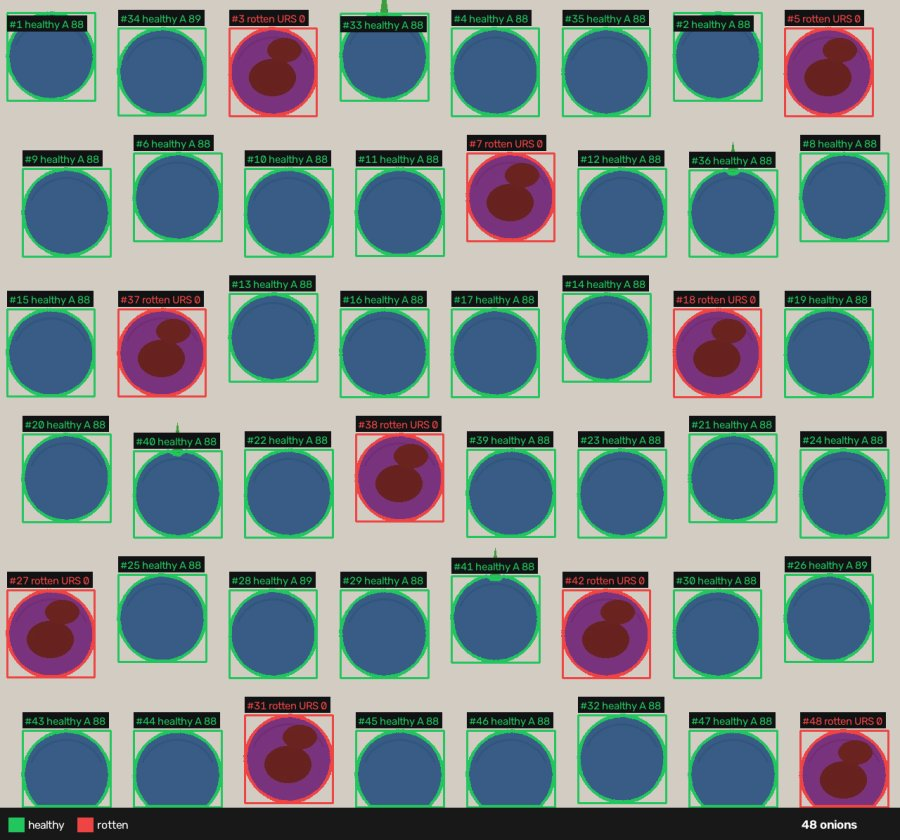
#> input picture onion-vision-lab/scan_demo_52_onions.jpg, 900 x 840 px
$ python extract_crops.py
#> lines starting #> are read from the running program, lines starting #| are printed output that depends on the picture; after the words box and inside, x2 and y2 are one past the last pixel; in counts of white or black regions, pixels touching at a corner belong together
#> in main, img is the input picture: shape (840, 900, 3); mean B, G, R 140.4, 138.5, 127.6
"""Extract real onion crops from the field photo (watershed / grid segmentation).

Source: scan_demo_52_onions.jpg - a top-down photo of an onion tray: a regular
grid of single onions separated by bright dividers, under cool lighting
(onions read blue-purple in this photo; that IS their appearance here, and the
detector is trained on exactly these pixels - no colour assumptions are faked).

Recipe:
  1. trim dead dark borders (row/col mean V < 55)
  2. onion-cell mask = saturated OR mid-dark (dividers are bright + washed)
  3. connected components -> per-cell boxes (size/shape/saturation filtered)
  4. any merged multi-onion component is split with cv2.watershed on
     distance-transform seeds (OpenCV 5-safe: watershed RETURNS the markers)
  5. square-pad with median border colour, resize to 256x256

These crops are the ONLY real onion pixels in the project. Scope: ONE field
photo, one tray, one lighting condition - stated everywhere they are used.
"""

from __future__ import annotations

import hashlib
import json
import os
import sys

import cv2
import numpy as np

HERE = os.path.dirname(os.path.abspath(__file__))
API_DIR = os.path.dirname(HERE)
OUT_DIR = os.path.join(API_DIR, "datasets", "crops")
CROP_SIZE = 256
SEED = 26031


def trim_dark_border(img: np.ndarray) -> np.ndarray:
    hsv = cv2.cvtColor(img, cv2.COLOR_BGR2HSV)
#> hsv: shape (840, 900, 3); mean H, S, V 61.7, 89.5, 160.7
    v = hsv[..., 2].astype(np.float32)
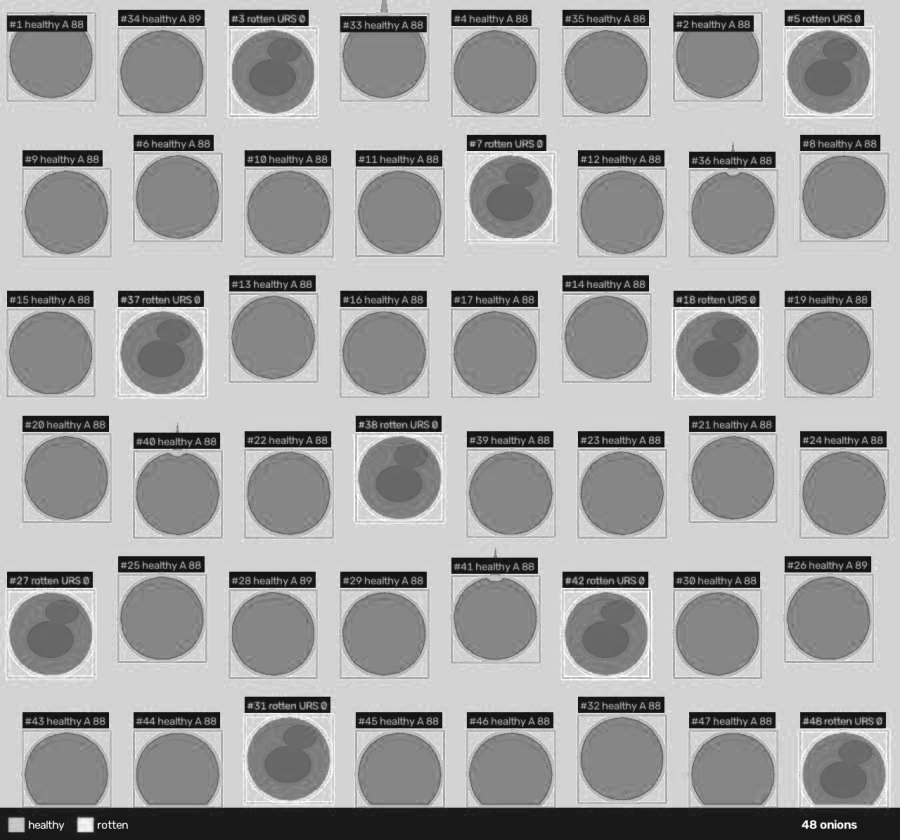
#> v: shape (840, 900) float32; min 2, max 255, mean 160.7
    row_ok = v.mean(axis=1) > 55
    col_ok = v.mean(axis=0) > 55
    if row_ok.sum() < 50 or col_ok.sum() < 50:
        return img
    y0, y1 = int(np.argmax(row_ok)), int(len(row_ok) - np.argmax(row_ok[::-1]))
#> y0 = 0; y1 = 808
    x0, x1 = int(np.argmax(col_ok)), int(len(col_ok) - np.argmax(col_ok[::-1]))
#> x0 = 0; x1 = 900
    return img[y0:y1, x0:x1]
#> in segment, `hsv = cv2.cvtColor(img, cv2.COLOR_BGR2HSV)`: hsv: shape (808, 900, 3); mean H, S, V 62.7, 90, 164.9


def cell_mask(img: np.ndarray) -> np.ndarray:
    hsv = cv2.cvtColor(img, cv2.COLOR_BGR2HSV)
    s, v = hsv[..., 1], hsv[..., 2]
    mask = ((s > 55) | (v < 110)).astype(np.uint8) * 255
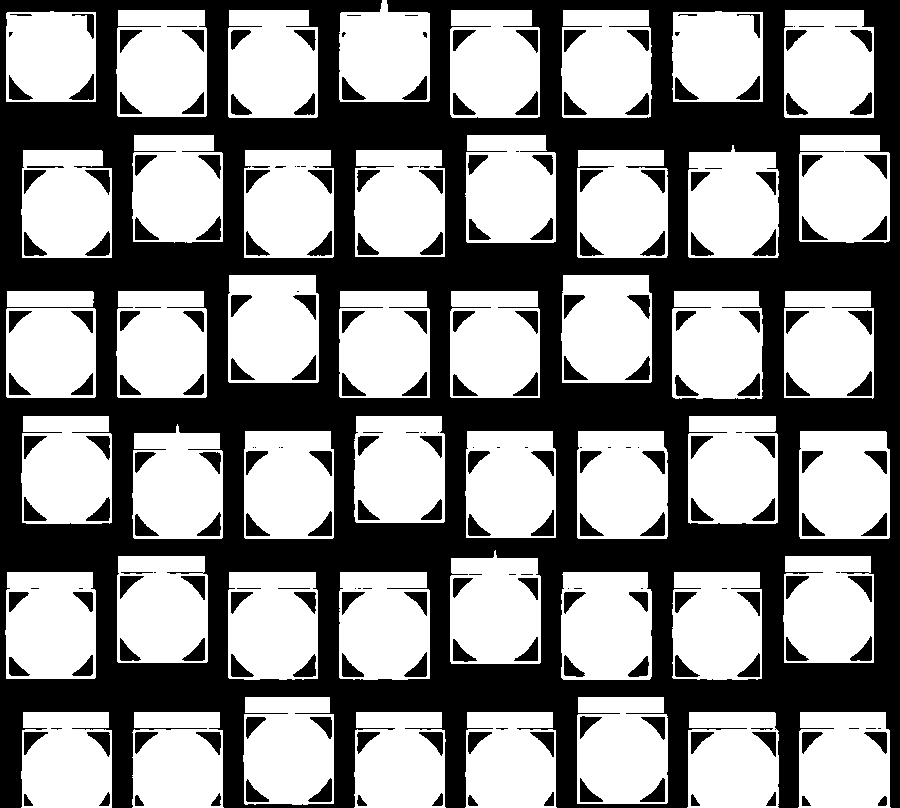
#> mask: shape (808, 900); 55.3% white; 253 black regions (51 under 20 px), largest, box (x1, y1, x2, y2) and area: (0, 0, 900, 808) 278896, (85, 231, 110, 256) 301, (847, 371, 872, 396) 301
    k = cv2.getStructuringElement(cv2.MORPH_ELLIPSE, (5, 5))
    mask = cv2.morphologyEx(mask, cv2.MORPH_CLOSE, k, iterations=2)
#> mask: shape (808, 900); 57.9% white; 175 black regions, largest, box (x1, y1, x2, y2) and area: (0, 0, 900, 808) 275726, (92, 239, 110, 256) 221, (854, 379, 872, 396) 220
    mask = cv2.morphologyEx(mask, cv2.MORPH_OPEN, k)
#> mask: shape (808, 900); 56.8% white; 1 black region, box (x1, y1, x2, y2) and area: (0, 0, 900, 808) 314357
    return mask


def watershed_split(img: np.ndarray, comp_mask: np.ndarray) -> list:
    """Split a merged component into onion-sized boxes via watershed."""
    k = cv2.getStructuringElement(cv2.MORPH_ELLIPSE, (5, 5))
    sure_bg = cv2.dilate(comp_mask, k, iterations=3)
    dist = cv2.distanceTransform(comp_mask, cv2.DIST_L2, 5)
    if dist.max() <= 0:
        return []
    _, sure_fg = cv2.threshold(dist, 0.42 * dist.max(), 255, cv2.THRESH_BINARY)
    sure_fg = sure_fg.astype(np.uint8)
    unknown = cv2.subtract(sure_bg, sure_fg)
    n_cc, markers_pre = cv2.connectedComponents(sure_fg)
    markers = markers_pre + 1
    markers[unknown == 255] = 0
    markers = cv2.watershed(img, markers)  # OpenCV 5 gotcha: returns markers
    boxes = []
    for label in range(2, n_cc + 2):
        region = (markers == label).astype(np.uint8)
        if region.sum() < 2000:
            continue
        ys, xs = np.nonzero(region)
        boxes.append((int(xs.min()), int(ys.min()), int(xs.max()), int(ys.max())))
    return boxes


def segment(img: np.ndarray) -> list:
    hsv = cv2.cvtColor(img, cv2.COLOR_BGR2HSV)
    s, v = hsv[..., 1], hsv[..., 2]
    mask = cell_mask(img)
    H, W = img.shape[:2]
#> H = 808; W = 900
    n, lab, stats, cent = cv2.connectedComponentsWithStats((mask > 0).astype(np.uint8), 8)
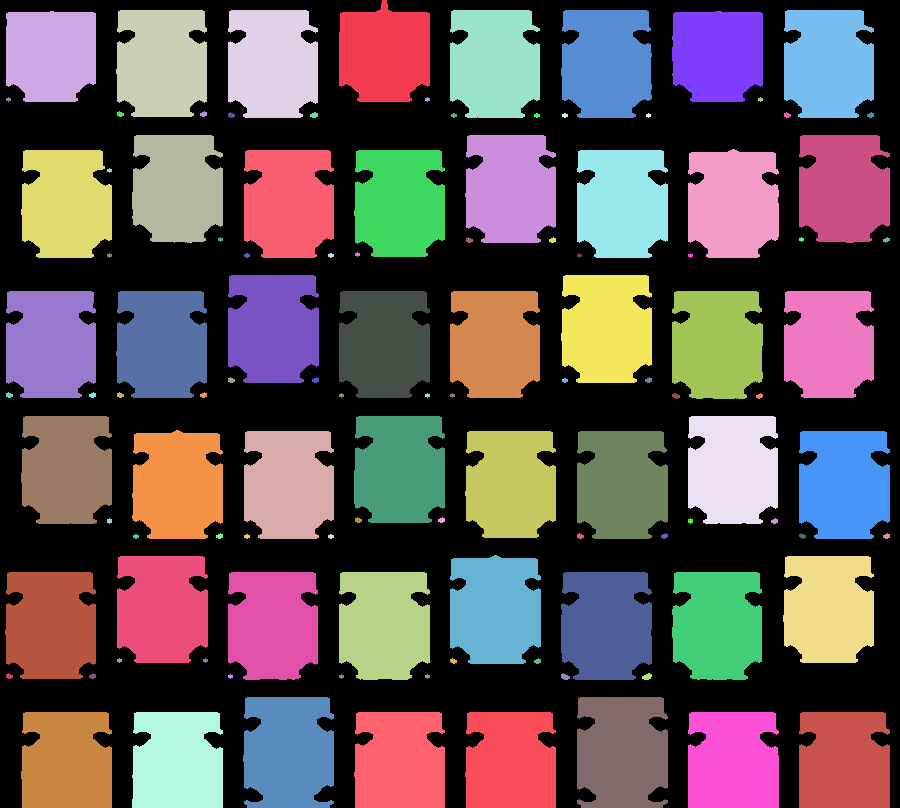
#> lab: shape (808, 900) int32; 111 distinct labels, from 0 to 110; one colour per label, 0 black
#> n = 111; stats = 111 rows, first 6: [0, 0, 900, 808, 314357], [339, 0, 91, 102, 7683], [6, 11, 90, 91, 7521], [116, 10, 91, 107, 8743], [228, 10, 90, 108, 8671], [450, 10, 90, 108, 8608]; cent = 111 pairs, first value 8 to 886.2, second value 53.22 to 761

    raw = []
    for i in range(1, n):
        x, y, w, h, area = stats[i]
        if area < 2500 or area > 0.25 * H * W:
            continue
        roi = lab[y:y + h, x:x + w] == i
        smean = float(s[y:y + h, x:x + w][roi].mean())
        if smean < 45:
            continue
        raw.append((x, y, w, h, area))
#> this loop made 110 passes
#> (x, y, w, h, area, smean) on passes 1, 2, 3, 4, 5, 6, 7, 8, 22, 23, 24, 25: (339, 0, 91, 102, 7683, 143.7), (6, 11, 90, 91, 7521, 142.2), (116, 10, 91, 107, 8743, 139.4), (228, 10, 90, 108, 8671, 145.6), (450, 10, 90, 108, 8608, 140.1), (561, 10, 91, 108, 8623, 141.7), (672, 11, 91, 91, 7567, 141.3), (784, 10, 90, 108, 8603, 146.1), (132, 135, 91, 108, 8548, 139.6), (465, 135, 91, 108, 8657, 144.3), (799, 135, 91, 108, 8632, 138.6), (688, 149, 91, 109, 8645, 141)
#> (x, y, w, h, area) on passes 12 to 17: (117, 111, 7, 6, 30), (200, 111, 7, 6, 30), (228, 112, 7, 6, 30), (310, 112, 8, 6, 36), (451, 113, 6, 5, 22), (534, 113, 6, 5, 22)
#> pass 1, in segment, `roi = lab[y:y + h, x:x + w] == i`:
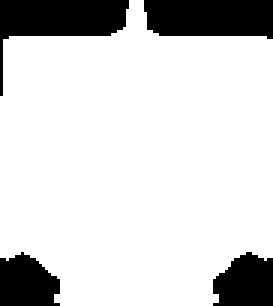
#> roi: shape (102, 91) bool (shown 3 times larger); 82.8% white; 4 black regions, box (x1, y1, x2, y2) and area: (0, 0, 43, 32) 520, (48, 0, 91, 13) 504, (71, 84, 91, 102) 290, (0, 84, 20, 102) 285
#> after the loop, raw = 48 items, first 6: (339, 0, 91, 102, 7683), (6, 11, 90, 91, 7521), (116, 10, 91, 107, 8743), (228, 10, 90, 108, 8671), (450, 10, 90, 108, 8608), (561, 10, 91, 108, 8623)
    if not raw:
        return []

    med_area = float(np.median([r[4] for r in raw]))
#> med_area = 8652
    boxes = []
    for x, y, w, h, area in raw:
        aspect = w / max(h, 1)
        if area > 1.7 * med_area or w > 170 or h > 170:
            comp = ((lab[y:y + h, x:x + w] > 0) & (mask[y:y + h, x:x + w] > 0)).astype(np.uint8) * 255
            sub = watershed_split(img[y:y + h, x:x + w], comp)
            for bx1, by1, bx2, by2 in sub:
                boxes.append((bx1 + x, by1 + y, bx2 + x, by2 + y))
            continue
        if 0.55 <= aspect <= 1.9 and 55 <= w <= 170 and 55 <= h <= 170:
            boxes.append((x, y, x + w - 1, y + h - 1))
#> this loop made 48 passes
#> (x, y, w, h, area, aspect) on passes 1 to 12: (339, 0, 91, 102, 7683, 0.892), (6, 11, 90, 91, 7521, 0.989), (116, 10, 91, 107, 8743, 0.85), (228, 10, 90, 108, 8671, 0.833), (450, 10, 90, 108, 8608, 0.833), (561, 10, 91, 108, 8623, 0.843), (672, 11, 91, 91, 7567, 1), (784, 10, 90, 108, 8603, 0.833), (132, 135, 91, 108, 8548, 0.843), (465, 135, 91, 108, 8657, 0.843), (799, 135, 91, 108, 8632, 0.843), (688, 149, 91, 109, 8645, 0.835)
#> after the loop, boxes = 48 items, first 6: (339, 0, 429, 101), (6, 11, 95, 101), (116, 10, 206, 116), (228, 10, 317, 117), (450, 10, 539, 117), (561, 10, 651, 117)
    return boxes


def square_pad(crop: np.ndarray) -> np.ndarray:
    h, w = crop.shape[:2]
    side = max(h, w)
    border = np.median(crop.reshape(-1, 3), axis=0).astype(np.uint8)
    out = np.zeros((side, side, 3), dtype=np.uint8)
    out[:, :] = border
    out[(side - h) // 2:(side - h) // 2 + h, (side - w) // 2:(side - w) // 2 + w] = crop
    return cv2.resize(out, (CROP_SIZE, CROP_SIZE), interpolation=cv2.INTER_AREA)


def dedupe(boxes, tol=30):
#> called with tol = 30
    out = []
#> out = []
    for b in sorted(boxes, key=lambda b: (b[1], b[0])):
        x1, y1, x2, y2 = b
        if any(abs(x1 - ox1) < tol and abs(y1 - oy1) < tol for ox1, oy1, _, _ in out):
            continue
        out.append(b)
#> this loop made 48 passes
#> (x1, y1, x2, y2) on passes 1 to 12: (339, 0, 429, 101), (116, 10, 206, 116), (228, 10, 317, 117), (450, 10, 539, 117), (561, 10, 651, 117), (784, 10, 873, 117), (6, 11, 95, 101), (672, 11, 762, 101), (132, 135, 222, 242), (465, 135, 555, 242), (799, 135, 889, 242), (688, 149, 778, 257)
#> after the loop, out = 48 items, first 6: (339, 0, 429, 101), (116, 10, 206, 116), (228, 10, 317, 117), (450, 10, 539, 117), (561, 10, 651, 117), (784, 10, 873, 117)
    return out


def main(src: str = None):
    candidates = [
        src,
        os.path.join(API_DIR, "..", "scan_demo_52_onions.jpg"),
        "/home/user/onion-vision-lab/scan_demo_52_onions.jpg",
        "/home/user/TEELWORKS-/onion-vision-lab/scan_demo_52_onions.jpg",
        "/home/user/TEELWORKS-/scan_demo_52_onions.jpg",
    ]
    src = next((c for c in candidates if c and os.path.exists(c)), None)
    assert src, "field photo not found"
    img = cv2.imread(src)
    assert img is not None
    img = trim_dark_border(img)
    img = cv2.bilateralFilter(img, 7, 60, 60)

    boxes = dedupe(segment(img))
#> boxes has the same summary as out in dedupe
    H, W = img.shape[:2]
#> H = 808; W = 900
    os.makedirs(OUT_DIR, exist_ok=True)
    for f in os.listdir(OUT_DIR):
        os.remove(os.path.join(OUT_DIR, f))
    manifest = {
        "source": os.path.basename(src),
        "source_sha256": hashlib.sha256(open(src, "rb").read()).hexdigest()[:16],
        "crop_size": CROP_SIZE,
        "method": "cell mask + connected components (+ watershed split for merged cells)",
        "notes": ("real onion crops from ONE field photo (tray grid, cool lighting - onions "
                  "appear blue-purple in this photo); square-padded with median border colour"),
        "crops": [],
    }
    for i, (x1, y1, x2, y2) in enumerate(boxes):
        pw, ph = int(0.08 * (x2 - x1)), int(0.08 * (y2 - y1))
        x1a, y1a = max(0, x1 - pw), max(0, y1 - ph)
        x2a, y2a = min(W - 1, x2 + pw), min(H - 1, y2 + ph)
        crop = img[y1a:y2a, x1a:x2a]
        png = square_pad(crop)
        name = f"crop_{i:02d}.png"
        cv2.imwrite(os.path.join(OUT_DIR, name), png)
        manifest["crops"].append({"id": name, "src_box": [int(x1a), int(y1a), int(x2a), int(y2a)],
                                  "w": int(x2a - x1a), "h": int(y2a - y1a)})
#> this loop made 48 passes
#> (x1, y1, x2, y2) on passes 12 to 23: (688, 149, 778, 257), (21, 150, 111, 257), (244, 150, 333, 257), (354, 150, 444, 256), (577, 150, 667, 257), (228, 275, 318, 382), (561, 275, 651, 382), (6, 291, 95, 397), (116, 291, 206, 397), (339, 291, 429, 397), (450, 291, 539, 397), (672, 291, 762, 398)
#> (x1, y1, x2, y2, ph, x1a, y1a, x2a) on passes 1 to 6: (339, 0, 429, 101, 8, 332, 0, 436), (116, 10, 206, 116, 8, 109, 2, 213), (228, 10, 317, 117, 8, 221, 2, 324), (450, 10, 539, 117, 8, 443, 2, 546), (561, 10, 651, 117, 8, 554, 2, 658), (784, 10, 873, 117, 8, 777, 2, 880)
#> pass 1, in main, `crop = img[y1a:y2a, x1a:x2a]`:
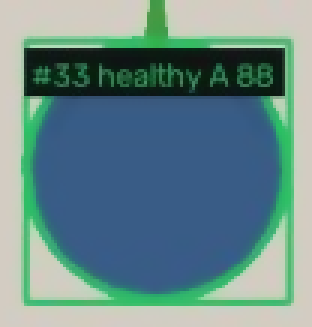
#> crop: shape (109, 104, 3) (shown 3 times larger); mean B, G, R 137.5, 137.3, 104
#> pass 1, in main, `png = square_pad(crop)`:
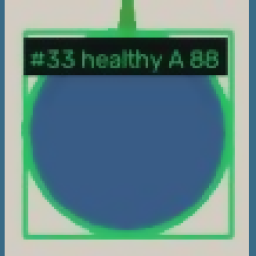
#> png: shape (256, 256, 3); mean B, G, R 137.3, 135.8, 101.8
#> after the loop:
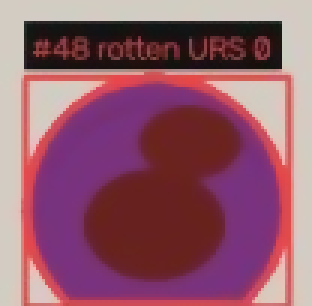
#> crop: shape (102, 104, 3) (shown 3 times larger); mean B, G, R 107.9, 89.9, 146.4
    manifest["count"] = len(manifest["crops"])
    with open(os.path.join(OUT_DIR, "crops_manifest.json"), "w") as f:
        json.dump(manifest, f, indent=2)
    print(f"extracted {manifest['count']} crops -> {OUT_DIR}")
#| extracted 48 crops -> onion-vision-lab/vision-api/datasets/crops
    return manifest["count"]


if __name__ == "__main__":
    main(sys.argv[1] if len(sys.argv) > 1 else None)
